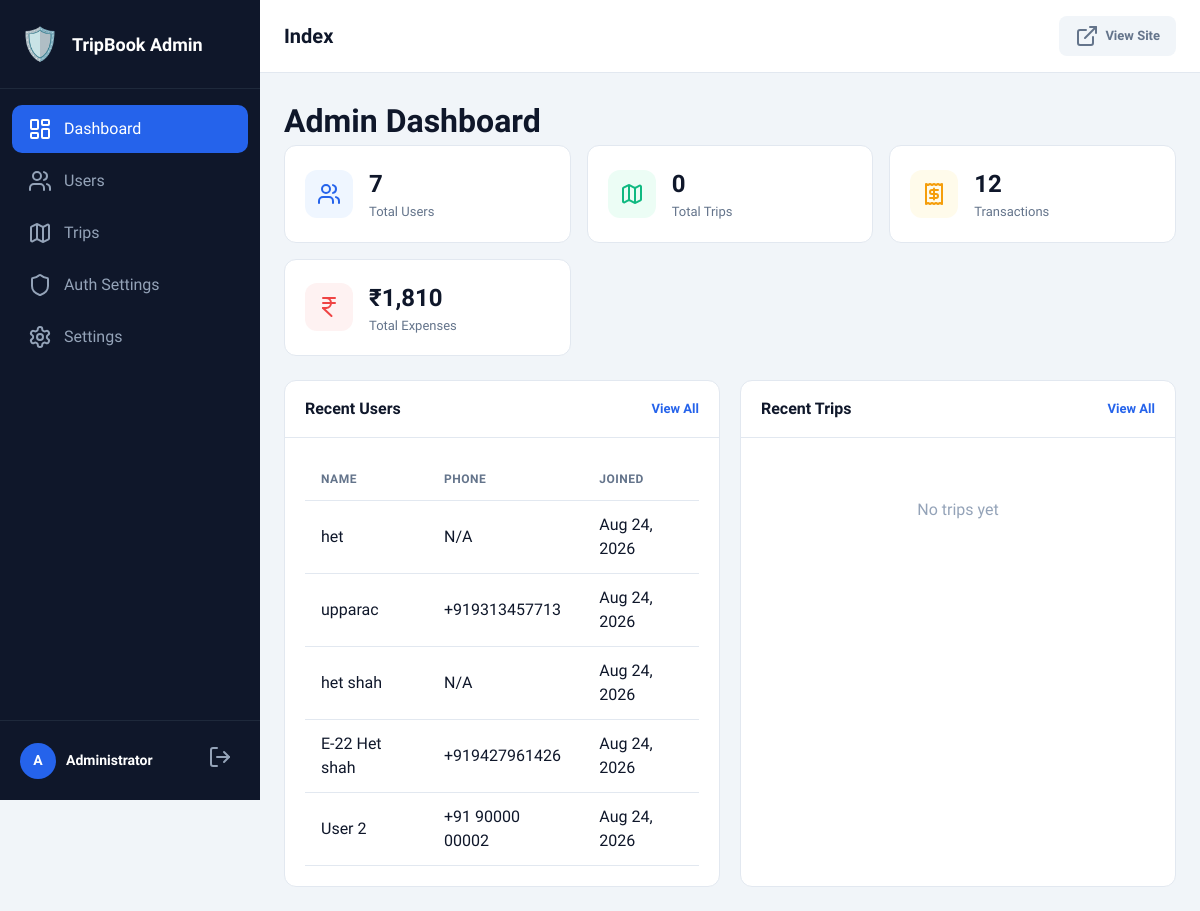
/admin/index.php (signed in), run on the app's committed database.
### tables this page shows
CREATE TABLE `users` (
    `id` INT UNSIGNED AUTO_INCREMENT PRIMARY KEY,
    `name` VARCHAR(100) NOT NULL,
    `email` VARCHAR(191) UNIQUE NULL,
    `phone` VARCHAR(30) UNIQUE NULL,
    `phone_verified` TINYINT(1) NOT NULL DEFAULT 0,
    `email_verified` TINYINT(1) NOT NULL DEFAULT 0,
    `google_id` VARCHAR(50) NULL,
    `auth_provider` ENUM('phone','google','email') NOT NULL DEFAULT 'phone',
    `password_hash` VARCHAR(255) NOT NULL,
    `avatar_color` VARCHAR(20) DEFAULT '#2563eb',
    `is_admin` TINYINT(1) NOT NULL DEFAULT 0,
    `created_at` TIMESTAMP DEFAULT CURRENT_TIMESTAMP
);

### admin/index.php (the view, shortened to what this page needs)
<?php
$db = getDBConnection();
$stats = [];
$stmt = $db->query("SELECT COUNT(*) as cnt FROM users");
$stats['total_users'] = (int)$stmt->fetch()['cnt'];
$stmt = $db->query("SELECT COUNT(*) as cnt FROM trips");
$stats['total_trips'] = (int)$stmt->fetch()['cnt'];
$stmt = $db->query("SELECT COUNT(*) as cnt FROM transactions");
$stats['total_transactions'] = (int)$stmt->fetch()['cnt'];
$stmt = $db->query("SELECT COALESCE(SUM(amount), 0) as total FROM transactions WHERE type = 'expense'");
$stats['total_expenses'] = (float)$stmt->fetch()['total'];
$stmt = $db->query("SELECT id, name, phone, created_at FROM users ORDER BY created_at DESC LIMIT 5");
$recent_users = $stmt->fetchAll();
$stmt = $db->query("SELECT t.id, t.name, t.trip_code, u.name as creator_name, t.created_at FROM trips t JOIN users u ON u.id = t.created_by ORDER BY t.created_at DESC LIMIT 5");
$recent_trips = $stmt->fetchAll();
include 'includes/header.php';
?>
<div class="dashboard">
    <h1>Admin Dashboard</h1>
    <div class="stats-grid">
        <div class="stat-card">
            <div class="stat-icon" style="background: #eff6ff; color: #2563eb;">
                <i data-lucide="users"></i>
            </div>
            <div class="stat-info">
                <div class="stat-value"><?= $stats['total_users'] ?></div>
                <div class="stat-label">Total Users</div>
            </div>
        </div>
        <div class="stat-card">
            <div class="stat-icon" style="background: #ecfdf5; color: #10b981;">
                <i data-lucide="map"></i>
            </div>
            <div class="stat-info">
                <div class="stat-value"><?= $stats['total_trips'] ?></div>
                <div class="stat-label">Total Trips</div>
            </div>
        </div>
        <div class="stat-card">
            <div class="stat-icon" style="background: #fffbeb; color: #f59e0b;">
                <i data-lucide="receipt"></i>
            </div>
            <div class="stat-info">
                <div class="stat-value"><?= $stats['total_transactions'] ?></div>
                <div class="stat-label">Transactions</div>
            </div>
        </div>
        <div class="stat-card">
            <div class="stat-icon" style="background: #fef2f2; color: #ef4444;">
                <i data-lucide="indian-rupee"></i>
            </div>
            <div class="stat-info">
                <div class="stat-value">₹<?= number_format($stats['total_expenses'], 0) ?></div>
                <div class="stat-label">Total Expenses</div>
            </div>
        </div>
    </div>
    <div class="content-grid">
        <div class="card">
            <div class="card-header">
                <h2>Recent Users</h2>
                <a href="users.php" class="btn-link">View All</a>
            </div>
            <div class="card-body">
                <?php if (empty($recent_users)): ?>
                    <p class="empty-state">No users yet</p>
                <?php else: ?>
                    <table class="data-table">
                        <thead>
                            <tr>
                                <th>Name</th>
                                <th>Phone</th>
                                <th>Joined</th>
                            </tr>
                        </thead>
                        <tbody>
                            <?php foreach ($recent_users as $user): ?>
                            <tr>
                                <td><?= htmlspecialchars($user['name']) ?></td>
                                <td><?= htmlspecialchars($user['phone'] ?? 'N/A') ?></td>
                                <td><?= date('M d, Y', strtotime($user['created_at'])) ?></td>
                            </tr>
                            <?php endforeach; ?>
                        </tbody>
                    </table>
                <?php endif; ?>
            </div>
        </div>
        <div class="card">
            <div class="card-header">
                <h2>Recent Trips</h2>
                <a href="trips.php" class="btn-link">View All</a>
            </div>
            <div class="card-body">
                <?php if (empty($recent_trips)): ?>
                    <p class="empty-state">No trips yet</p>
                <?php endif; ?>
            </div>
        </div>
    </div>
</div>
<?php include 'includes/footer.php'; ?>

### admin/assets/style.css (style rules this page uses)
* { box-sizing: border-box; margin: 0; padding: 0; }
body { font-family: 'Plus Jakarta Sans', -apple-system, BlinkMacSystemFont, sans-serif; background: #f1f5f9; color: #0f172a; line-height: 1.5; }
.card { background: white; border-radius: 12px; border: 1px solid #e2e8f0; overflow: hidden; }
.card-header { padding: 16px 20px; border-bottom: 1px solid #e2e8f0; display: flex; align-items: center; justify-content: space-between; }
.card-header h2, .card-header h3 { font-size: 16px; font-weight: 700; }
.card-body { padding: 20px; }
.btn-link { color: #2563eb; text-decoration: none; font-size: 13px; font-weight: 600; }
.stats-grid { display: grid; grid-template-columns: repeat(auto-fit, minmax(220px, 1fr)); gap: 16px; margin-bottom: 24px; }
.stat-card { background: white; border-radius: 12px; padding: 20px; display: flex; align-items: center; gap: 16px; border: 1px solid #e2e8f0; }
.stat-icon { width: 48px; height: 48px; border-radius: 12px; display: flex; align-items: center; justify-content: center; }
.stat-value { font-size: 24px; font-weight: 800; color: #0f172a; }
.stat-label { font-size: 13px; color: #64748b; }
.content-grid { display: grid; grid-template-columns: repeat(auto-fit, minmax(400px, 1fr)); gap: 20px; }
.data-table { width: 100%; border-collapse: collapse; }
.data-table th, .data-table td { padding: 12px 16px; text-align: left; border-bottom: 1px solid #e2e8f0; }
.data-table th { font-size: 12px; font-weight: 600; color: #64748b; text-transform: uppercase; letter-spacing: 0.5px; }
.empty-state { text-align: center; padding: 40px; color: #94a3b8; }

### data on the page
users: name "het", phone "N/A", created_at "Aug 24, 2026"
users: name "upparac", phone "+919313457713", created_at "Aug 24, 2026"
users: name "het shah", phone "N/A", created_at "Aug 24, 2026"
users: name "E-22 Het shah", phone "+919427961426", created_at "Aug 24, 2026"
users: name "User 2", phone "+91 90000 00002", created_at "Aug 24, 2026"

### other printed values
substr($admin['name'], 0, 1) "A"
$admin['name'] "Administrator"
basename($_SERVER['PHP_SELF'], '.php') "Index"
$stats['total_users'] "7"
$stats['total_trips'] "0"
$stats['total_transactions'] "12"
$stats['total_expenses'] "1,810"
